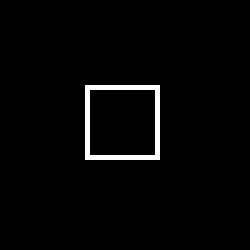
#> input picture Heckle/grade/pateli21/init.bmp, 50 x 50 px (shown 5 times larger)
$ python Program.py
#> lines starting #> are read from the running program, lines starting #| are printed output that depends on the picture; after the words box and inside, x2 and y2 are one past the last pixel; in counts of white or black regions, pixels touching at a corner belong together
import cv2
import numpy as np

#colors of the two different cells
deadColor=(0,0,0)
liveColor=(255,255,255)
#values assigned to the cells
dead=0
live=1

#resizes the image
def show(img, title="image", wait=30):
	resized = cv2.resize(np.uint8(img), (600,600), interpolation = cv2.INTER_AREA)
	cv2.imshow(title, resized)
	cv2.waitKey(wait)


#creates a ca of the image and assigns the colors
def showCA(ca, wait=0):
    h,w = ca.shape[:2]
    out = np.zeros((h,w,3))

    out[ca==dead]=deadColor
    out[ca==live]=liveColor
    show(out, wait=wait)


#reads the image information and assigns the cells their value
def load(filename):
#> called with filename = 'init.bmp'
    img=cv2.imread(filename)
#> img is the input picture: shape (50, 50, 3); 2.2% white in thin lines or dots, all inside (x1, y1, x2, y2) = (17, 17, 32, 32)
    h,w = img.shape[:2]
#> h = 50; w = 50
    out = np.zeros((h,w))
    out[img[:,:,1]<125]=dead
    out[img[:,:,1]>125]=live
    return out

#creates a new ca to transfer the changes to show the original is not harmed
#filters the 8 neighbors and determines the state of the cell based on the rules
def iterate(world):
    newWorld=world*1
    kernel=np.int16([[1,1,1],
                     [1,0,1],
                     [1,1,1]])
    whereThelivingAre=np.int16(world==live)
    neighborCount=cv2.filter2D(whereThelivingAre,-1,kernel,borderType=cv2.BORDER_CONSTANT)

    newWorld[np.logical_and(world==live,3<neighborCount)]=dead
    newWorld[np.logical_and(world==live,1>neighborCount)]=dead
    newWorld[np.logical_and(world==live,2==neighborCount)]=live
    newWorld[np.logical_and(world==live,3==neighborCount)]=live
    newWorld[np.logical_and(world==dead,3==neighborCount)]=live

    return newWorld


#runs the ca 1000 times, then shows the final iteration
world=load("init.bmp")
fps=30
for i in range(1000):
    showCA(world,1000//fps)
    world=iterate(world)
#> this loop made 1000 passes
#> pass 1, in show, `cv2.imshow(title, resized)`:
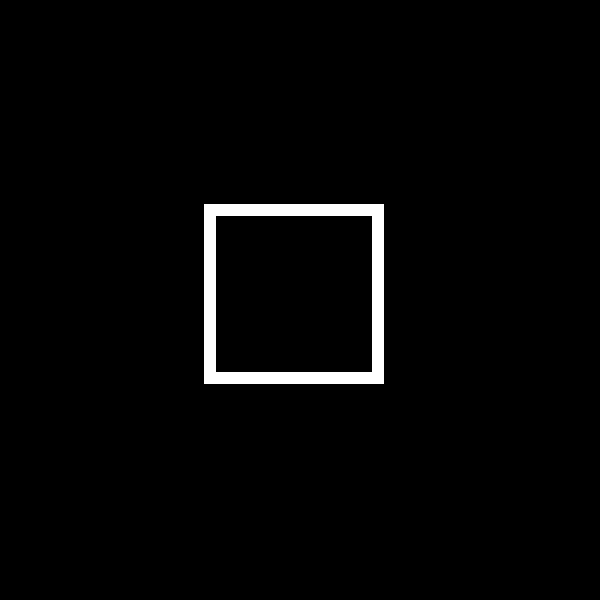
#> window 'image': shape (600, 600, 3); 2.2% white; 1 white region, box (x1, y1, x2, y2) and area: (204, 204, 384, 384) 8064
#> pass 2, in show (call 2), `cv2.imshow(title, resized)`:
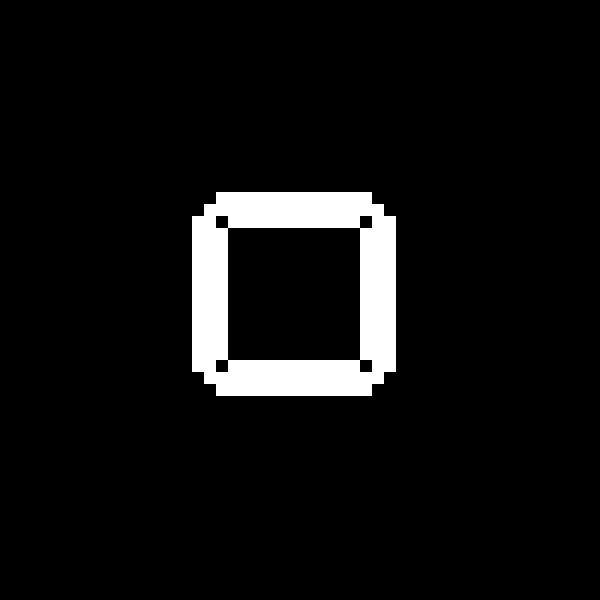
#> window 'image': shape (600, 600, 3); 6.1% white; 1 white region, box (x1, y1, x2, y2) and area: (192, 192, 396, 396) 21888

showCA(world)
